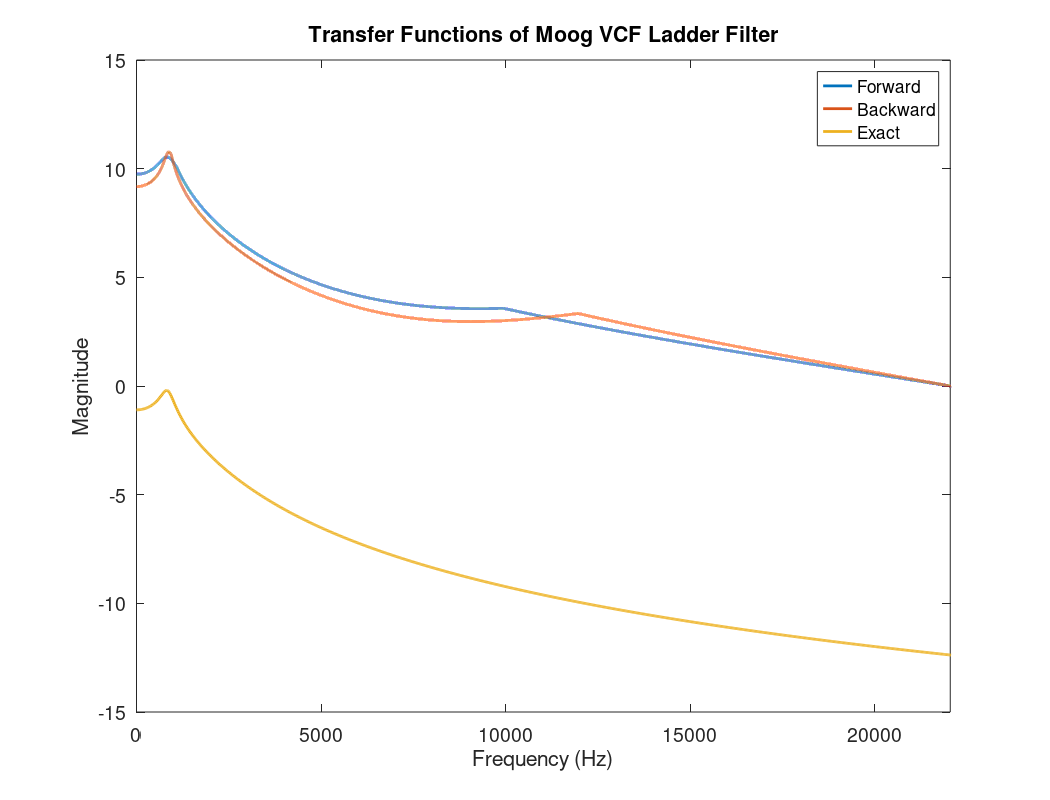

The MATLAB script that drew this image:
%~~~~~~~~~~~~~~~~~~~~~~~~~~~~~~~~~~~~~~~~~~~~~~~~~~~~~~~~~~~~~~~~~~~~~~~~~%
% Moog VCF Filter (Forward & Backward Approximations)
% 
% Author: Chad McKell
% Date: 27.03.17
%
% Description: This script uses forward and backward methods to approximate
% the impulse response of a Moog VCF ladder filter. Plots of these impulse
% responses are compared with the plot of the exact impulse response.
%~~~~~~~~~~~~~~~~~~~~~~~~~~~~~~~~~~~~~~~~~~~~~~~~~~~~~~~~~~~~~~~~~~~~~~~~~%
tic; close; clc; clear;

%~~~~~~~~~~~~~~~~~~~~~~~~~~~~~~~~~~~~~~~~~~~~~~~~~~~~~~~~~~~~~~~~~~~~~~~~~%
% Define global variables
%~~~~~~~~~~~~~~~~~~~~~~~~~~~~~~~~~~~~~~~~~~~~~~~~~~~~~~~~~~~~~~~~~~~~~~~~~%

SR = 44100; % sample rate [samples/sec]
k = 1/SR; % time step [sec]
f0 = 1000; % resonant frequency [Hz]
w0 = 2*pi*f0; % angular frequency [rad/sec]
r = 0.5; % tuning parameter (a number between 0 and 1) 
Tf = 3; % total time length of simulation [sec]
Nf = floor(Tf*SR); % total sample length of simulation [samples]
A = w0*[-1 0 0 -4*r; 1 -1 0 0; 0 1 -1 0; 0 0 1 -1]; % system matrix
b = w0*[1; 0; 0; 0]; % forcing vector
c = [0; 0; 0; 1]; % state mixture vector

%~~~~~~~~~~~~~~~~~~~~~~~~~~~~~~~~~~~~~~~~~~~~~~~~~~~~~~~~~~~~~~~~~~~~~~~~~%
% Error handling: Terminate code for the following errors
%~~~~~~~~~~~~~~~~~~~~~~~~~~~~~~~~~~~~~~~~~~~~~~~~~~~~~~~~~~~~~~~~~~~~~~~~~%

% r is out of bounds
if r > 1 || r < 0
   error('r must be a number in the range [0,1].')
end

% SR has a non-zero decimal
if rem(SR,1) ~= 0
   error('SR must be zero-decimal.')
end

% SR, f0, Tf, or r is not a number
if ~isfloat(SR) || ~isfloat(f0) || ~isfloat(Tf) || ~isfloat(r) 
   error('SR, f0, Tf, and r must each be a number.')
end

% SR, f0, Tf, or r is not real
if ~isreal(SR) || ~isreal(f0) || ~isreal(Tf) || ~isreal(r)   
   error('SR, f0, Tf, and r must each be real.')
end

%~~~~~~~~~~~~~~~~~~~~~~~~~~~~~~~~~~~~~~~~~~~~~~~~~~~~~~~~~~~~~~~~~~~~~~~~~%
%  Initialize the input sequence
%~~~~~~~~~~~~~~~~~~~~~~~~~~~~~~~~~~~~~~~~~~~~~~~~~~~~~~~~~~~~~~~~~~~~~~~~~%
u = zeros(Nf,1); 
u(1) = 1;

%~~~~~~~~~~~~~~~~~~~~~~~~~~~~~~~~~~~~~~~~~~~~~~~~~~~~~~~~~~~~~~~~~~~~~~~~~%
%  Implement forward integration method
%~~~~~~~~~~~~~~~~~~~~~~~~~~~~~~~~~~~~~~~~~~~~~~~~~~~~~~~~~~~~~~~~~~~~~~~~~%

% Initialize state vectors
xForward = zeros(4,1); % current time step
xForward1 = zeros(4,1); % one time step back

% Initialize output vector
yForward = zeros(Nf,1);

% Set coefficient
coef = eye(4) + k*A;

% Stability check: k is out of bounds
for n=0:3 
    
    % Compute real value of each eigen value of A
    eigen = real(w0*(-1 + sqrt(2)*r^(1/4)*exp(1i*(pi/4 + n*pi/2))));
    if eigen > 0
       error('The real part of each eigen value of A must be negative.')
    
    % Calculate stability condition
    else
        if k > -2/eigen
           error(['k cannot be greater than ' num2str(-2/eigen) '.'])
        end
    end
end

for n = 2:Nf
   
   % Main algorithm 
   xForward = coef*xForward1 + k*b*u(n-1);
   yForward(n) = c'*xForward;
   
   % Set value of xForward1 equal to next grid line
   xForward1 = xForward;
end

%~~~~~~~~~~~~~~~~~~~~~~~~~~~~~~~~~~~~~~~~~~~~~~~~~~~~~~~~~~~~~~~~~~~~~~~~~%
%  Implement backward integration method
%~~~~~~~~~~~~~~~~~~~~~~~~~~~~~~~~~~~~~~~~~~~~~~~~~~~~~~~~~~~~~~~~~~~~~~~~~%

% Initialize state vectors
xBackward = zeros(4,1); % current time step
xBackward1 = zeros(4,1); % one time step back

% Initialize output vector
yBackward = zeros(Nf,1);

% Compute coefficient Q
Q = eye(4) - k*A;

for n = 1:Nf
   
   % Main algorithm
   d = xBackward1 + k*b*u(n);
   xBackward = Q\d;
   yBackward(n) = c'*xBackward;
   
   % Set value of xBackward1 equal to next grid line
   xBackward1 = xBackward;
end

%~~~~~~~~~~~~~~~~~~~~~~~~~~~~~~~~~~~~~~~~~~~~~~~~~~~~~~~~~~~~~~~~~~~~~~~~~%
%  Compute transfer functions of forward and backward output signals
%~~~~~~~~~~~~~~~~~~~~~~~~~~~~~~~~~~~~~~~~~~~~~~~~~~~~~~~~~~~~~~~~~~~~~~~~~%

% Calculate Fourier transforms
U = fft(u);
YForward = fft(yForward);
YBackward = fft(yBackward);

% Compute transfer functions
HForward = U./YForward;
HBackward = U./YBackward;

% Convert to loglog form
HForwardLog = log(HForward) - max(log(HForward));
HBackwardLog = log(HBackward) - max(log(HBackward));

%~~~~~~~~~~~~~~~~~~~~~~~~~~~~~~~~~~~~~~~~~~~~~~~~~~~~~~~~~~~~~~~~~~~~~~~~~%
%  Compute exact transfer function
%~~~~~~~~~~~~~~~~~~~~~~~~~~~~~~~~~~~~~~~~~~~~~~~~~~~~~~~~~~~~~~~~~~~~~~~~~%

fmax = 22500;
fbin = 0:fmax/1000:fmax;
fnum = length(fbin);
Hexact = zeros(fnum,1);

for n = 1:fnum
    inv = (2*pi*1i*fbin(n)*eye(4)-A)\b;
    Hexact(n) = c'*inv;
end

%~~~~~~~~~~~~~~~~~~~~~~~~~~~~~~~~~~~~~~~~~~~~~~~~~~~~~~~~~~~~~~~~~~~~~~~~~%
% Define plotting parameters 
%~~~~~~~~~~~~~~~~~~~~~~~~~~~~~~~~~~~~~~~~~~~~~~~~~~~~~~~~~~~~~~~~~~~~~~~~~%

n = 0:Nf-1; % length bins [samples]
t = (n/SR)'; % time bins [sec]
fk = n'*SR/Nf; % frequency bins [Hz]
nyquist = SR/2; % Nyquist frequency [Hz]
font = 14; % font size for plots

%~~~~~~~~~~~~~~~~~~~~~~~~~~~~~~~~~~~~~~~~~~~~~~~~~~~~~~~~~~~~~~~~~~~~~~~~~%
% Generate plot of transfer functions
%~~~~~~~~~~~~~~~~~~~~~~~~~~~~~~~~~~~~~~~~~~~~~~~~~~~~~~~~~~~~~~~~~~~~~~~~~%

figure('units','normalized','outerposition',[0 0 1 1]);
orient landscape
plot(fk, abs(HBackwardLog), 'LineWidth', 2);
hold on
plot(fk, abs(HForwardLog), 'LineWidth', 2);
hold on
plot(fbin, real(log(Hexact)), 'LineWidth', 2);
xlim([0 nyquist]);
title('Transfer Functions of Moog VCF Ladder Filter');
xlabel('Frequency (Hz)'); 
ylabel('Magnitude');
legend('Forward', 'Backward', 'Exact')
set(gca,'fontsize',font)

%~~~~~~~~~~~~~~~~~~~~~~~~~~~~~~~~~~~~~~~~~~~~~~~~~~~~~~~~~~~~~~~~~~~~~~~~~%
% Check code efficiency
%~~~~~~~~~~~~~~~~~~~~~~~~~~~~~~~~~~~~~~~~~~~~~~~~~~~~~~~~~~~~~~~~~~~~~~~~~%
toc % print elapsed time


